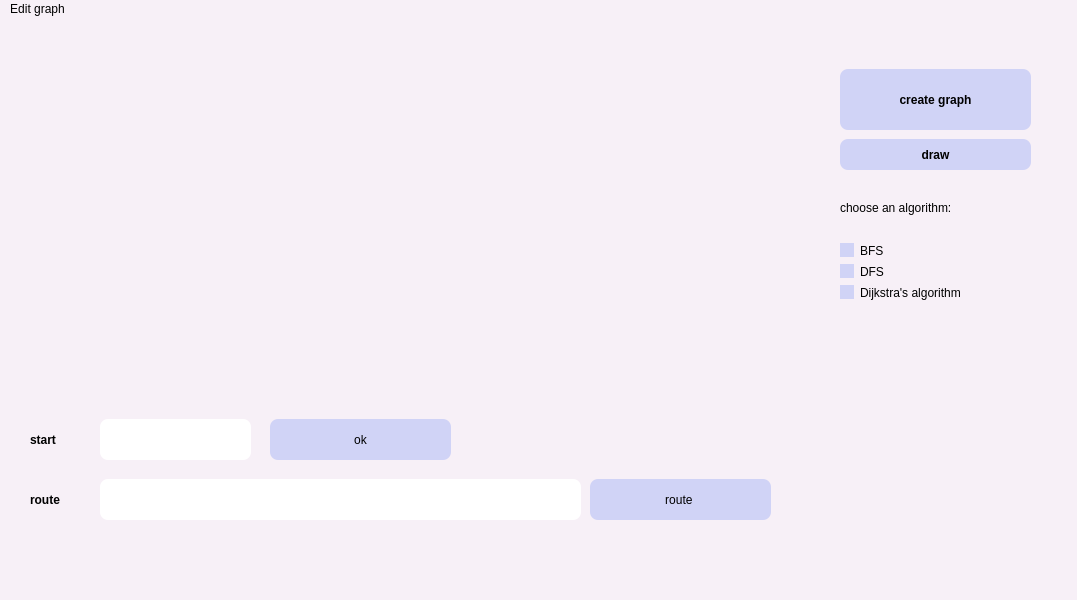
<?xml version="1.0" encoding="UTF-8"?>
<ui version="4.0">
 <class>MainWindow</class>
 <widget class="QMainWindow" name="MainWindow">
  <property name="geometry">
   <rect>
    <x>0</x>
    <y>0</y>
    <width>1077</width>
    <height>600</height>
   </rect>
  </property>
  <property name="minimumSize">
   <size>
    <width>1077</width>
    <height>600</height>
   </size>
  </property>
  <property name="maximumSize">
   <size>
    <width>1077</width>
    <height>600</height>
   </size>
  </property>
  <property name="windowTitle">
   <string>graph</string>
  </property>
  <property name="styleSheet">
   <string notr="true">QWidget
{
background-color: rgb(247,240,247);
font-size: 12px;
font-family: &quot;System&quot;;
color: rgb(0, 0, 0);
}

QLineEdit
{
background-color: rgb(255, 255, 255);
border-radius: 8px;
}

QTextBrowser
{
background-color: rgb(255, 255, 255);
border-radius: 8px;
}

QPushButton
{
background-color: rgb(208,211,246);
border-radius: 8px;
color: rgb(0, 0, 0);
}

QPushButton:hover
{
	background-color: rgb(176, 170, 255);
}

QPushButton:pressed
{
	background-color: rgb(152, 147, 220);
}


QMenu::item:selected 
{
    background-color: rgb(176, 170, 255);

}

QRadioButton::indicator::unchecked {
   background-color: rgb(208,211,246);
}

QRadioButton::indicator:unchecked:hover {
   background-color: rgb(176, 170, 255);
}

QRadioButton::indicator:unchecked:pressed {
    background-color: rgb(152, 147, 220);
}

QRadioButton::indicator::checked {
   background-color: rgb(152, 147, 220);
}

</string>
  </property>
  <property name="animated">
   <bool>false</bool>
  </property>
  <property name="dockOptions">
   <set>QMainWindow::AllowTabbedDocks</set>
  </property>
  <widget class="QWidget" name="centralwidget">
   <widget class="QTextBrowser" name="txtBr_route">
    <property name="geometry">
     <rect>
      <x>100</x>
      <y>460</y>
      <width>481</width>
      <height>41</height>
     </rect>
    </property>
    <property name="styleSheet">
     <string notr="true"/>
    </property>
   </widget>
   <widget class="QLabel" name="label_route">
    <property name="geometry">
     <rect>
      <x>30</x>
      <y>460</y>
      <width>61</width>
      <height>41</height>
     </rect>
    </property>
    <property name="font">
     <font>
      <family>System</family>
      <pointsize>-1</pointsize>
      <weight>75</weight>
      <bold>true</bold>
      <kerning>true</kerning>
     </font>
    </property>
    <property name="styleSheet">
     <string notr="true">font-size: 12px;
font-family: &quot;System&quot;;</string>
    </property>
    <property name="text">
     <string>route</string>
    </property>
   </widget>
   <widget class="QPushButton" name="pB_lenRoute">
    <property name="geometry">
     <rect>
      <x>590</x>
      <y>460</y>
      <width>181</width>
      <height>41</height>
     </rect>
    </property>
    <property name="styleSheet">
     <string notr="true"/>
    </property>
    <property name="text">
     <string>route </string>
    </property>
   </widget>
   <widget class="QLabel" name="label_lenRoute">
    <property name="geometry">
     <rect>
      <x>30</x>
      <y>520</y>
      <width>651</width>
      <height>31</height>
     </rect>
    </property>
    <property name="styleSheet">
     <string notr="true">font-size: 12px;
font-family: &quot;System&quot;;</string>
    </property>
    <property name="text">
     <string/>
    </property>
   </widget>
   <widget class="QLabel" name="label_girl">
    <property name="geometry">
     <rect>
      <x>610</x>
      <y>290</y>
      <width>481</width>
      <height>271</height>
     </rect>
    </property>
    <property name="styleSheet">
     <string notr="true">border-image: url(:/rec/img/back73.jpg);</string>
    </property>
    <property name="text">
     <string/>
    </property>
   </widget>
   <widget class="QWidget" name="verticalLayoutWidget">
    <property name="geometry">
     <rect>
      <x>840</x>
      <y>160</y>
      <width>191</width>
      <height>121</height>
     </rect>
    </property>
    <layout class="QVBoxLayout" name="verticalLayout_alg">
     <item>
      <widget class="QLabel" name="label_choiceAlg">
       <property name="styleSheet">
        <string notr="true"/>
       </property>
       <property name="text">
        <string>choose an algorithm:</string>
       </property>
      </widget>
     </item>
     <item>
      <widget class="QRadioButton" name="rB_width">
       <property name="styleSheet">
        <string notr="true"/>
       </property>
       <property name="text">
        <string>BFS</string>
       </property>
      </widget>
     </item>
     <item>
      <widget class="QRadioButton" name="rB_depth">
       <property name="styleSheet">
        <string notr="true"/>
       </property>
       <property name="text">
        <string>DFS</string>
       </property>
      </widget>
     </item>
     <item>
      <widget class="QRadioButton" name="rB_Dijkstra">
       <property name="styleSheet">
        <string notr="true"/>
       </property>
       <property name="text">
        <string>Dijkstra's algorithm</string>
       </property>
      </widget>
     </item>
    </layout>
   </widget>
   <widget class="QPushButton" name="pB_createGraph">
    <property name="geometry">
     <rect>
      <x>840</x>
      <y>50</y>
      <width>191</width>
      <height>61</height>
     </rect>
    </property>
    <property name="minimumSize">
     <size>
      <width>191</width>
      <height>61</height>
     </size>
    </property>
    <property name="font">
     <font>
      <family>System</family>
      <pointsize>-1</pointsize>
      <weight>75</weight>
      <bold>true</bold>
     </font>
    </property>
    <property name="styleSheet">
     <string notr="true"/>
    </property>
    <property name="text">
     <string>create graph</string>
    </property>
   </widget>
   <widget class="QLabel" name="label_stripe">
    <property name="geometry">
     <rect>
      <x>0</x>
      <y>0</y>
      <width>1081</width>
      <height>16</height>
     </rect>
    </property>
    <property name="styleSheet">
     <string notr="true">border-image: url(:/rec/img/back1.jpg);</string>
    </property>
    <property name="text">
     <string/>
    </property>
   </widget>
   <widget class="QLabel" name="label_route_2">
    <property name="geometry">
     <rect>
      <x>30</x>
      <y>400</y>
      <width>61</width>
      <height>41</height>
     </rect>
    </property>
    <property name="font">
     <font>
      <family>System</family>
      <pointsize>-1</pointsize>
      <weight>75</weight>
      <bold>true</bold>
      <kerning>true</kerning>
     </font>
    </property>
    <property name="styleSheet">
     <string notr="true">font-size: 12px;
font-family: &quot;System&quot;;</string>
    </property>
    <property name="text">
     <string>start</string>
    </property>
   </widget>
   <widget class="QLineEdit" name="lineEdit_startVert">
    <property name="geometry">
     <rect>
      <x>100</x>
      <y>400</y>
      <width>151</width>
      <height>41</height>
     </rect>
    </property>
    <property name="styleSheet">
     <string notr="true"/>
    </property>
   </widget>
   <widget class="QPushButton" name="pB_start_v_ok">
    <property name="geometry">
     <rect>
      <x>270</x>
      <y>400</y>
      <width>181</width>
      <height>41</height>
     </rect>
    </property>
    <property name="styleSheet">
     <string notr="true"/>
    </property>
    <property name="text">
     <string>ok</string>
    </property>
   </widget>
   <widget class="QPushButton" name="pB_drawGraph">
    <property name="geometry">
     <rect>
      <x>840</x>
      <y>120</y>
      <width>191</width>
      <height>31</height>
     </rect>
    </property>
    <property name="minimumSize">
     <size>
      <width>0</width>
      <height>0</height>
     </size>
    </property>
    <property name="font">
     <font>
      <family>System</family>
      <pointsize>-1</pointsize>
      <weight>75</weight>
      <bold>true</bold>
     </font>
    </property>
    <property name="styleSheet">
     <string notr="true"/>
    </property>
    <property name="text">
     <string>draw</string>
    </property>
   </widget>
   <widget class="QWidget" name="gridLayoutWidget">
    <property name="geometry">
     <rect>
      <x>9</x>
      <y>29</y>
      <width>821</width>
      <height>361</height>
     </rect>
    </property>
    <layout class="QGridLayout" name="grid"/>
   </widget>
   <zorder>label_girl</zorder>
   <zorder>label_route</zorder>
   <zorder>txtBr_route</zorder>
   <zorder>label_lenRoute</zorder>
   <zorder>pB_lenRoute</zorder>
   <zorder>verticalLayoutWidget</zorder>
   <zorder>pB_createGraph</zorder>
   <zorder>label_stripe</zorder>
   <zorder>label_route_2</zorder>
   <zorder>lineEdit_startVert</zorder>
   <zorder>pB_start_v_ok</zorder>
   <zorder>pB_drawGraph</zorder>
   <zorder>gridLayoutWidget</zorder>
  </widget>
  <widget class="QMenuBar" name="menubar">
   <property name="geometry">
    <rect>
     <x>0</x>
     <y>0</y>
     <width>1077</width>
     <height>26</height>
    </rect>
   </property>
   <widget class="QMenu" name="menu_editGraph">
    <property name="title">
     <string>Edit graph</string>
    </property>
    <widget class="QMenu" name="menu_top">
     <property name="enabled">
      <bool>true</bool>
     </property>
     <property name="font">
      <font>
       <family>System</family>
       <pointsize>-1</pointsize>
       <weight>75</weight>
       <bold>true</bold>
      </font>
     </property>
     <property name="title">
      <string>Vertex                                       </string>
     </property>
     <property name="icon">
      <iconset>
       <normaloff>../resource/back7.jpg</normaloff>../resource/back7.jpg</iconset>
     </property>
     <property name="separatorsCollapsible">
      <bool>false</bool>
     </property>
     <addaction name="top_add"/>
     <addaction name="separator"/>
     <addaction name="top_del"/>
    </widget>
    <widget class="QMenu" name="menu_edge">
     <property name="title">
      <string>Edge</string>
     </property>
     <addaction name="edge_add"/>
     <addaction name="separator"/>
     <addaction name="edge_del"/>
     <addaction name="separator"/>
     <addaction name="edge_edit"/>
    </widget>
    <widget class="QMenu" name="menu_matrix">
     <property name="title">
      <string>Matrix</string>
     </property>
     <addaction name="matrix_adj_menu"/>
    </widget>
    <addaction name="menu_top"/>
    <addaction name="separator"/>
    <addaction name="menu_edge"/>
    <addaction name="separator"/>
    <addaction name="menu_matrix"/>
   </widget>
   <addaction name="menu_editGraph"/>
  </widget>
  <action name="top_add">
   <property name="icon">
    <iconset resource="resource.qrc">
     <normaloff>:/rec/img/circle.png</normaloff>:/rec/img/circle.png</iconset>
   </property>
   <property name="text">
    <string>Add                        </string>
   </property>
  </action>
  <action name="top_del">
   <property name="icon">
    <iconset resource="resource.qrc">
     <normaloff>:/rec/img/circle.png</normaloff>:/rec/img/circle.png</iconset>
   </property>
   <property name="text">
    <string>Delete</string>
   </property>
  </action>
  <action name="edge_add">
   <property name="icon">
    <iconset resource="resource.qrc">
     <normaloff>:/rec/img/route.png</normaloff>:/rec/img/route.png</iconset>
   </property>
   <property name="text">
    <string>Add                          </string>
   </property>
  </action>
  <action name="edge_del">
   <property name="icon">
    <iconset resource="resource.qrc">
     <normaloff>:/rec/img/route.png</normaloff>:/rec/img/route.png</iconset>
   </property>
   <property name="text">
    <string>Delete</string>
   </property>
  </action>
  <action name="edge_edit">
   <property name="icon">
    <iconset resource="resource.qrc">
     <normaloff>:/rec/img/route.png</normaloff>:/rec/img/route.png</iconset>
   </property>
   <property name="text">
    <string>Edit</string>
   </property>
  </action>
  <action name="matrix_adj_menu">
   <property name="icon">
    <iconset resource="resource.qrc">
     <normaloff>:/rec/img/matrix.png</normaloff>:/rec/img/matrix.png</iconset>
   </property>
   <property name="text">
    <string>Adjacency matrix</string>
   </property>
  </action>
 </widget>
 <resources>
  <include location="resource.qrc"/>
 </resources>
 <connections/>
</ui>
